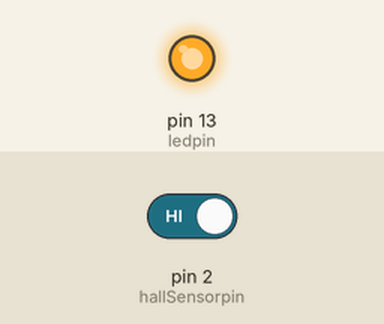
Simulated run of this sketch. Board: Arduino Uno, built with avr-gcc and run on an emulated ATmega328P. Shown: output pins drawn as LEDs (lit = HIGH). The test bench sets the inputs (shaded band); at power-on: pin 2 (hallSensorpin) HIGH. What the sketch prints to the serial monitor is not drawn.

Above: at 1.2 s.
1.3 s: pin 2 (hallSensorpin) driven LOW
At 2.1 s:
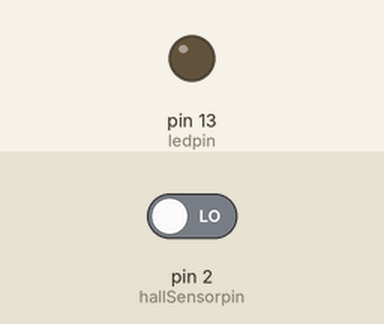
2.8 s: pin 2 (hallSensorpin) driven HIGH
At 3.2 s:
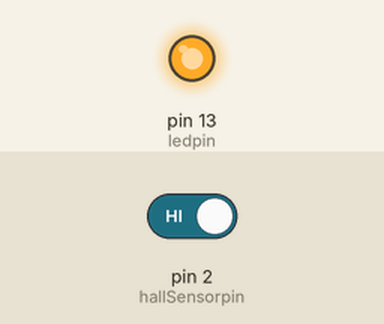
Timing chart, 0 to 5.8 s (numbered marks = the images above; inputs shaded):
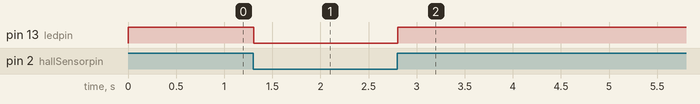

Measured:
- after the input at 1.3 s, pin 13 (ledpin): HIGH → LOW at once
- after the input at 2.8 s, pin 13 (ledpin): LOW → HIGH at once

The sketch:

hall_sensor_encoder.ino
```cpp
int hallSensorpin=2;
int ledpin=13;
int state=0;

void setup() {
  // put your setup code here, to run once:
pinMode(ledpin,OUTPUT);
pinMode(hallSensorpin,INPUT);
Serial.begin(9600);
}


void loop() {
  // put your main code here, to run repeatedly:

state=digitalRead(hallSensorpin);
Serial.println(state);
if (state == LOW){
  digitalWrite(ledpin,LOW);

}
else{
  digitalWrite(ledpin,HIGH);

}
}
```
